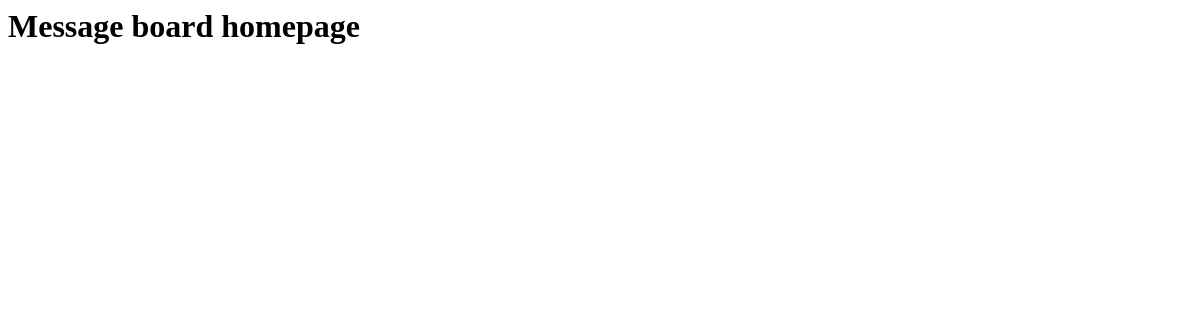
The app's page /posts/, older data.
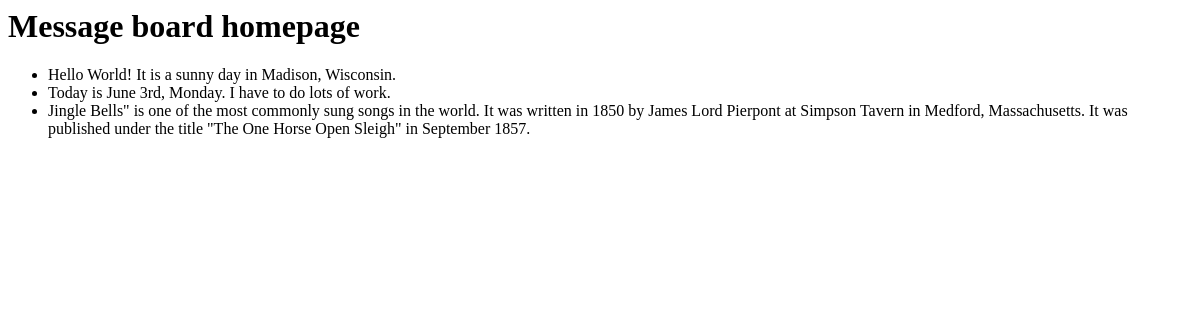
The same page, newer data.
### posts/models.py (models this page shows, shortened)
class Post(models.Model):
    text = models.TextField()

### posts/views.py (the view)
# urls.py: path("",HomePagePost.as_view(),name = "homepost"),
class HomePagePost(ListView):
    model = Post
    template_name = 'home_post.html'
    context_object_name = 'all_posts_list'

### templates/home_post.html
<h1>Message board homepage</h1>
<ul>
    {% for post in all_posts_list %}
        <li>{{ post.text }}</li>
    {% endfor %}
</ul>

Row changes from the older to the newer data that the page shows:
added Post: text "Hello World! It is a sunny day in Madison, Wisconsin."
added Post: text "Today is June 3rd, Monday. I have to do lots of work."
added Post: text "Jingle Bells\" is one of the most commonly sung songs in the world. It was written in 1850 by James Lord Pierpont at Simpson Tavern in Medford, Massachusetts. It was published under the title \"The One Horse Open Sleigh\" in September 1857."
